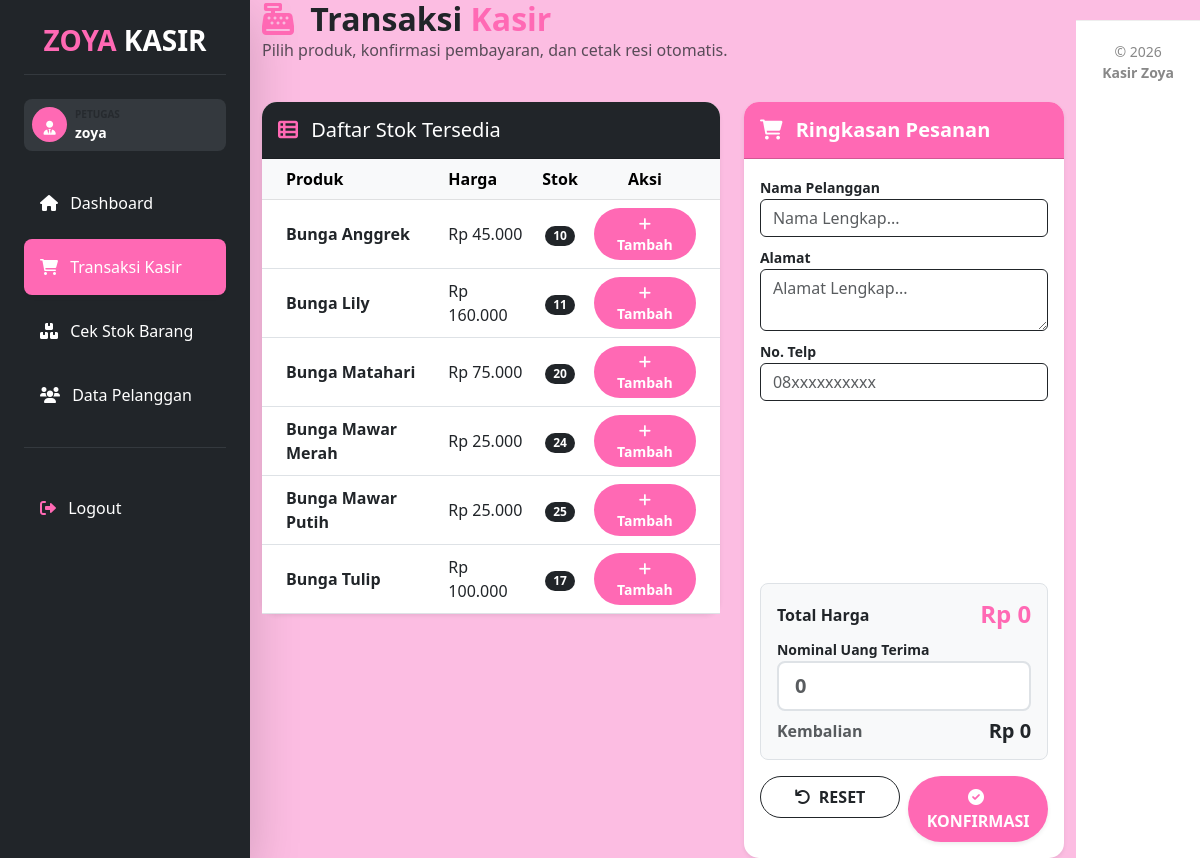
Screenshot of /kasir_zoya/petugas/transaksi.php (signed in) with the database file from the repository.
### tables this page shows
CREATE TABLE `produk` (
  `ProdukID` int(11) NOT NULL,
  `NamaProduk` varchar(255) NOT NULL,
  `Harga` decimal(10,2) NOT NULL,
  `Stok` int(11) NOT NULL
);

### kasir_zoya/petugas/transaksi.php (the view, shortened to what this page needs)
<?php
include '../config/koneksi.php';
include '../templates/header.php';
include '../templates/sidebar_petugas.php';
?>
<div class="container-fluid">
    <div class="row mb-4">
        <div class="col-md-12">
            <h2 class="fw-bold text-dark m-0"><i class="fas fa-cash-register text-pink me-2"></i> Transaksi <span class="text-pink">Kasir</span></h2>
            <p class="text-muted">Pilih produk, konfirmasi pembayaran, dan cetak resi otomatis.</p>
        </div>
    </div>
    <div class="row">
        <div class="col-md-7 mb-4">
            <div class="card border-0 shadow-sm" style="border-radius: 15px;">
                <div class="card-header bg-dark text-white p-3" style="border-radius: 15px 15px 0 0;">
                    <h5 class="m-0"><i class="fas fa-th-list me-2 text-pink"></i> Daftar Stok Tersedia</h5>
                </div>
                <div class="card-body p-0">
                    <div class="table-responsive" style="max-height: 500px;">
                        <table class="table table-hover align-middle mb-0">
                            <thead class="table-light sticky-top">
                                <tr>
                                    <th class="ps-4">Produk</th>
                                    <th>Harga</th>
                                    <th class="text-center">Stok</th>
                                    <th class="text-center pe-4">Aksi</th>
                                </tr>
                            </thead>
                            <tbody>
                                <?php
                                $produk = mysqli_query($koneksi, "SELECT * FROM produk WHERE Stok > 0 ORDER BY NamaProduk ASC");
                                while($p = mysqli_fetch_array($produk)) {
                                ?>
                                <tr>
                                    <td class="ps-4 fw-bold"><?php echo $p['NamaProduk']; ?></td>
                                    <td>Rp <?php echo number_format($p['Harga'], 0, ',', '.'); ?></td>
                                    <td class="text-center">
                                        <span class="badge <?php echo ($p['Stok'] < 10) ? 'bg-danger' : 'bg-dark'; ?> rounded-pill">
                                            <?php echo $p['Stok']; ?>
                                        </span>
                                    </td>
                                    <td class="text-center pe-4">
                                        <button class="btn btn-pink btn-sm rounded-pill px-3 fw-bold"
                                                onclick="tambahItem(<?php echo $p['ProdukID']; ?>, '<?php echo $p['NamaProduk']; ?>', <?php echo $p['Harga']; ?>, <?php echo $p['Stok']; ?>)">
                                            <i class="fas fa-plus"></i> Tambah
                                        </button>
                                    </td>
                                </tr>
                                <?php } ?>
                            </tbody>
                        </table>
                    </div>
                </div>
            </div>
        </div>
        <div class="col-md-5">
            <div class="card border-0 shadow-sm" style="border-radius: 15px;">
                <div class="card-header bg-pink text-white p-3" style="border-radius: 15px 15px 0 0;">
                    <h5 class="m-0 fw-bold"><i class="fas fa-shopping-cart me-2"></i> Ringkasan Pesanan</h5>
                </div>
                <div class="card-body">
                    <div class="mb-2">
                        <label class="small fw-bold">Nama Pelanggan</label>
                        <input type="text" id="namaPelanggan" class="form-control border-dark" placeholder="Nama Lengkap...">
                    </div>
                    <div class="mb-2">
                        <label class="small fw-bold">Alamat</label>
                        <textarea id="alamatPelanggan" class="form-control border-dark" rows="2" placeholder="Alamat Lengkap..."></textarea>
                    </div>
                    <div class="mb-3">
                        <label class="small fw-bold">No. Telp</label>
                        <input type="text" id="telpPelanggan" class="form-control border-dark" placeholder="08xxxxxxxxxx">
                    </div>
                    <div class="table-responsive mb-3" style="min-height: 150px; max-height: 250px;">
                    </div>
                    <div class="bg-light p-3 rounded-3 mb-3 border">
                        <div class="d-flex justify-content-between align-items-center mb-2">
                            <span class="fw-bold">Total Harga</span>
                            <span class="fw-bold text-pink h4 m-0" id="textTotal">Rp 0</span>
                        </div>
                        <div class="mb-2">
                            <label class="small fw-bold">Nominal Uang Terima</label>
                            <input type="number" id="uangBayar" class="form-control form-control-lg fw-bold text-success border-2" oninput="hitungKembalian()" placeholder="0">
                        </div>
                        <div class="d-flex justify-content-between align-items-center">
                            <span class="fw-bold text-muted">Kembalian</span>
                            <span class="fw-bold text-dark h5 m-0" id="textKembalian">Rp 0</span>
                        </div>
                    </div>
                    <div class="row g-2">
                        <div class="col-6">
                            <button class="btn btn-outline-dark w-100 rounded-pill py-2 fw-bold" onclick="resetTransaksi()">
                                <i class="fas fa-undo me-1"></i> RESET
                            </button>
                        </div>
                        <div class="col-6">
                            <button class="btn btn-pink w-100 rounded-pill py-2 fw-bold shadow-sm" onclick="konfirmasiPembayaran()">
                                <i class="fas fa-check-circle me-1"></i> KONFIRMASI
                            </button>
                        </div>
                    </div>
                </div>
            </div>
        </div>
    </div>
</div>
<?php include '../templates/footer.php'; ?>

### kasir_zoya/templates/header.php (style rules this page uses)
:root { --pink-zoya: #ff69b4; --black-zoya: #212529; --white-zoya: #ffffff; }
body { background-color: #fcbde2; overflow-x: hidden; }
.btn-pink { background-color: var(--pink-zoya); color: white; }
.text-pink { color: var(--pink-zoya) !important; }

### kasir_zoya/templates/sidebar_petugas.php (style rules this page uses)
.text-pink { color: #ff69b4 !important; }
.bg-pink { background-color: #ff69b4 !important; }

### rows the page displays
produk: NamaProduk "Bunga Anggrek", Harga "45.000", Stok "10"
produk: NamaProduk "Bunga Lily", Harga "160.000", Stok "11"
produk: NamaProduk "Bunga Matahari", Harga "75.000", Stok "20"
produk: NamaProduk "Bunga Mawar Merah", Harga "25.000", Stok "24"
produk: NamaProduk "Bunga Mawar Putih", Harga "25.000", Stok "25"
produk: NamaProduk "Bunga Tulip", Harga "100.000", Stok "17"

### other values shown
$_SESSION['username'] "zoya"
